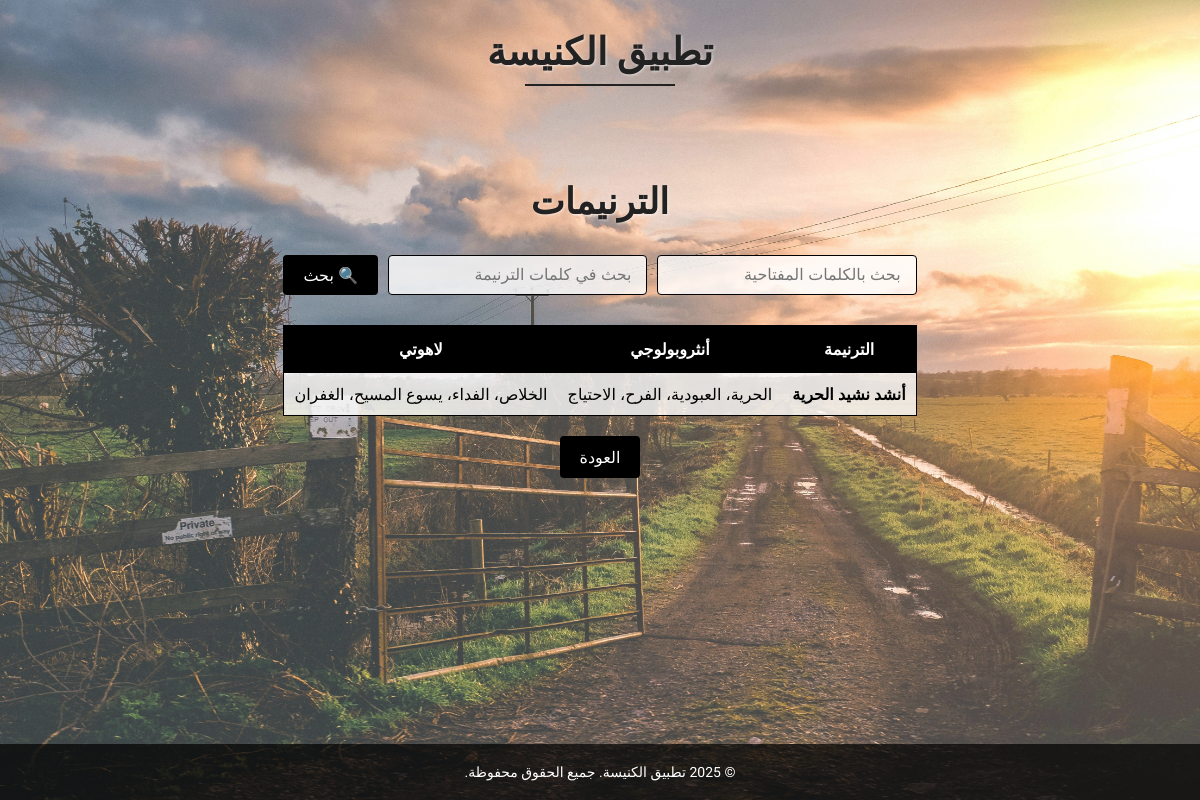
The page /songs/ on the database its author committed.
### songs/models.py (models this page shows, shortened)
class Song(models.Model):
    title = models.CharField(
        max_length=255,
        verbose_name="عنوان الترنيمة"
    )
    anthropological_keywords = models.CharField(
        max_length=500,
        verbose_name="كلمات مفتاحية أنثروبولوجية",
        help_text="افصل الكلمات بفواصل"
    )
    theological_keywords = models.CharField(
        max_length=500,
        verbose_name="كلمات مفتاحية لاهوتية",
        help_text="افصل الكلمات بفواصل"
    )
    lyrics = models.TextField(
        verbose_name="كلمات الترنيمة"
    )
    powerpoint_url = models.URLField(blank=True, null=True, verbose_name="PowerPoint URL")
    powerpoint_file = models.FileField(upload_to='powerpoints/', blank=True, null=True)
    created_at = models.DateTimeField(auto_now_add=True)

### songs/views.py (the view)
# urls.py: path('songs/', views.song_list, name='song_list'),
def song_list(request):
    keyword_q = request.GET.get('keywords', '').strip()
    lyrics_q = request.GET.get('lyrics', '').strip()
    songs = Song.objects.all()
    if keyword_q:
        songs = songs.filter(
            Q(anthropological_keywords__icontains=keyword_q) |
            Q(theological_keywords__icontains=keyword_q)
        )
    if lyrics_q:
        songs = songs.filter(lyrics__icontains=lyrics_q)
    return render(request, 'songs/song_list.html', {
        'songs': songs,
        'keyword_q': keyword_q,
        'lyrics_q': lyrics_q,
    })

### songs/templates/songs/song_list.html (shortened to what this page needs)
{% extends 'songs/base.html' %}
{% block content %}
<div style="max-width:1000px; margin:40px auto; font-family: 'Segoe UI', Tahoma, Geneva, Verdana, sans-serif;">
    <h2 style="text-align:center; font-size:36px; color:#222; text-shadow: 1px 1px 3px rgba(255,255,255,0.6); margin-bottom:30px;">الترنيمات</h2>
    <form method="get" style="display:flex; flex-wrap:wrap; gap:10px; justify-content:center; margin-bottom:30px;">
        <input name="keywords" placeholder="بحث بالكلمات المفتاحية"
               value="{{ keyword_q }}"
               style="padding:10px 15px; border-radius:4px; border:1px solid #000; flex:1; min-width:200px; font-size:16px; color:black; background: rgba(255,255,255,0.8);">
        <input name="lyrics" placeholder="بحث في كلمات الترنيمة"
               value="{{ lyrics_q }}"
               style="padding:10px 15px; border-radius:4px; border:1px solid #000; flex:1; min-width:200px; font-size:16px; color:black; background: rgba(255,255,255,0.8);">
        <button type="submit"
                style="padding:10px 20px; border:none; background:black; color:white; border-radius:4px; cursor:pointer; font-size:16px; transition: background 0.2s;">
            🔍 بحث
        </button>
    </form>
        <table style="width:100%; border-collapse: collapse; text-align:right; border:1px solid #000; background: rgba(255,255,255,0.8);">
            <thead>
                <tr style="background:black; color:white; text-align:center;">
                    <th style="padding:12px; border:1px solid #000;">الترنيمة</th>
                    <th style="padding:12px; border:1px solid #000;">أنثروبولوجي</th>
                    <th style="padding:12px; border:1px solid #000;">لاهوتي</th>
                </tr>
            </thead>
            <tbody>
                {% for song in songs|dictsort:"title" %}
                <tr style="border-bottom:1px solid #000; text-align:right;">
                    <td style="padding:10px; text-align:right;">
                        <a href="{% url 'song_detail' song.id %}?lyrics={{ lyrics_q }}"
                        class="song-link">
                            {{ song.title }}
                        </a>
                    </td>
                    <td style="padding:10px; text-align:right;">{{ song.anthropological_keywords }}</td>
                    <td style="padding:10px; text-align:right;">{{ song.theological_keywords }}</td>
                </tr>
                {% empty %}
                <tr>
                    <td colspan="3" style="text-align:center; padding:15px; color:#555;">لا توجد ترنيمات مطابقة للبحث.</td>
                </tr>
                {% endfor %}
            </tbody>
        </table>
    <div style="text-align:center; margin-top:30px;">
        <a href="{% url 'welcome' %}"
           style="padding:10px 20px; background:black; color:white; border-radius:4px; text-decoration:none; transition: background 0.2s;">
            العودة
        </a>
    </div>
</div>
{% endblock %}

### songs/templates/songs/base.html (shortened to what this page needs)
{% load static %}
<!DOCTYPE html>
<html lang="ar" dir="rtl">
<head>
</head>
<body style="background: url('{% static "images/church_bg.jpg" %}') no-repeat center center fixed; background-size: cover;">
<header>
    تطبيق الكنيسة
    <hr>
</header>
<main>
    {% block content %}{% endblock %}
</main>
<footer>
    &copy; {% now "Y" %} تطبيق الكنيسة. جميع الحقوق محفوظة.
</footer>
</body>
</html>

### songs/templates/songs/base.html (style rules this page uses)
* { box-sizing: border-box; }
html, body { height: 100%; margin: 0; }
body { font-family: 'Almarai', sans-serif; color: #000; display: flex; flex-direction: column; min-height: 100vh; position: relative; }
body::before { content: ""; position: fixed; top: 0; left: 0; width: 100%; height: 100%; background-color: rgba(255,255,255,0.2); z-index: -1; }
header { text-align: center; padding: 30px 20px 10px; font-size: 38px; font-weight: bold; color: #222; text-shadow: 1px 1px 3px rgba(255,255,255,0.6); }
header hr { width: 150px; height: 2px; border: none; background-color: #222; margin: 10px auto 0; }
main { max-width: 1000px; margin: 40px auto; padding: 0 20px; flex: 1; }
a { color: #000; text-decoration: none; transition: color 0.2s; }
button, .btn { background-color: #000; color: #fff; border: none; padding: 10px 20px; border-radius: 4px; cursor: pointer; font-size: 16px; transition: background 0.2s, transform 0.2s; }
footer { text-align: center; padding: 20px 0; color: #fff; font-size: 14px; background-color: rgba(0,0,0,0.7); margin-top: auto; }

### songs/templates/songs/song_list.html (style rules this page uses)
.song-link { color: #000; font-weight: bold; text-decoration: none; transition: color 0.2s, transform 0.2s; }

### rows shown on the page
Song: title "أنشد نشيد الحرية", anthropological_keywords "الحرية، العبودية، الفرح، الاحتياج", theological_keywords "الخلاص، الفداء، يسوع المسيح، الغفران"
